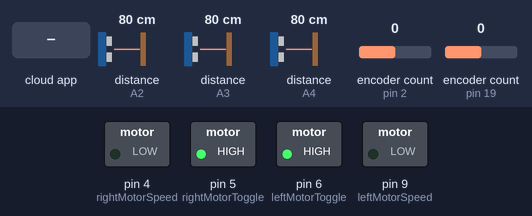
Recording of a sketch running on a simulated Arduino Uno, built with avr-gcc and run on an emulated ATmega328P. Shown: switched loads named in the sketch (green lamp = pin HIGH). The inputs (shaded band) are chosen by the test bench; at power-on: distance to the obstacle (sensors on A2, A3, A4) 80 cm, encoder count (sensors on pin 2, pin 19) 0. The ROS host is connected and sends only what is stated.

Above: at 1.2 s.
1.3 s: the phone or cloud app sets angular.z to -100
At 2.7 s:
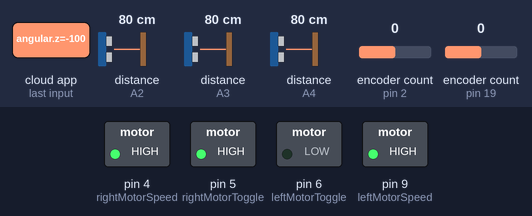
4.3 s: the phone or cloud app sets linear.x to -100
At 5.5 s:
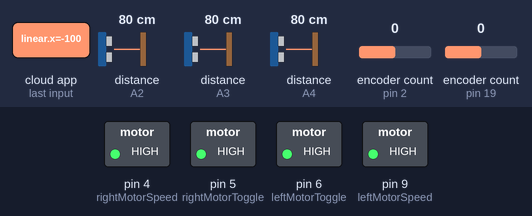
5.8 s: the phone or cloud app sets linear.x to 100
At 7.7 s:
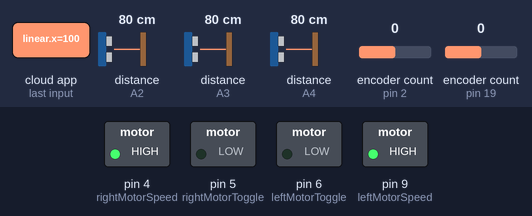
Timing chart, 0 to 9.2 s (numbered marks = the images above; inputs shaded):
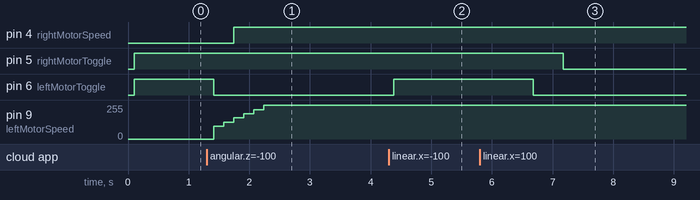

Measured:
- after the input at 1.3 s, pin 4 (rightMotorSpeed): LOW → HIGH after 0.45 s; pin 6 (leftMotorToggle): HIGH → LOW after 0.12 s; pin 9 (leftMotorSpeed): moves from 0/255 to 255/255 over 0.99 s, starting after 0.12 s
- after the input at 4.3 s, pin 6 (leftMotorToggle): LOW → HIGH after 0.08 s
- after the input at 5.8 s, pin 5 (rightMotorToggle): HIGH → LOW after 1.4 s; pin 6 (leftMotorToggle): HIGH → LOW after 0.88 s

The sketch:

firmware_rewrite.ino
```cpp
// ROS Headers
#include <ros.h>
#include <geometry_msgs/Pose2D.h>
#include <std_msgs/Float32.h>
#include <geometry_msgs/Twist.h>

#include <Encoder.h>
#include <SharpIR.h>
#include <Average.h>

// encoder pins
const byte encL1 = 2;
const byte encL2 = 3;
const byte encR1 = 18;
const byte encR2 = 19;

// motor pins
const byte rightMotorSpeed = 4;
const byte rightMotorToggle = 5;
const byte leftMotorSpeed = 9;
const byte leftMotorToggle = 6;

// initialize encoders
Encoder encR(encL1, encL2);
Encoder encL(encR2, encR1);

// sensor pin numbers
const byte sensorLeftPin  = A3;
const byte sensorFrontPin = A4;
const byte sensorRightPin = A2;

// object to get distance from sensors
SharpIR sensorLeft (SharpIR::GP2Y0A21YK0F, sensorLeftPin );
SharpIR sensorFront(SharpIR::GP2Y0A21YK0F, sensorFrontPin);
SharpIR sensorRight(SharpIR::GP2Y0A21YK0F, sensorRightPin);

// We take the average of the ten last sensor outputs
Average<float> avgLeft(10);
Average<float> avgFront(10);
Average<float> avgRight(10);

// ROS
ros::NodeHandle nh;

// Publish robot pose
geometry_msgs::Pose2D pose_for_ros;
ros::Publisher pose_pub("pose", &pose_for_ros);

// Publish sensor ranges
std_msgs::Float32 front_distance, right_distance, left_distance;
ros::Publisher front_distance_pub("front_distance", &front_distance);
ros::Publisher right_distance_pub("right_distance", &right_distance);
ros::Publisher left_distance_pub ("left_distance" , &left_distance );

// Subscribe to cmd_vel to get velocity
float linear_vel  = 0.;
float angular_vel = 0.;

void cmd_vel_callback(const geometry_msgs::Twist& msg){
  linear_vel = msg.linear.x;
  angular_vel = msg.angular.z;
}

ros::Subscriber<geometry_msgs::Twist> cmd_vel_sub("cmd_vel", cmd_vel_callback);

float R = 0.015;
float B = 0.095;
float C = 12 * 298;

// calculates new pose of the robot based on current number of encoder pulses
// and robots's physical properties
void poseUpdate(float NL, float NR, float* pose, float deltaT, float* realVels){
    float coefficient = 2 * PI * R/(C * deltaT);
    float v = coefficient * (NR + NL)/2.;
    float w = coefficient * (NR - NL)/B;
    float theta = atan2(sin(pose[2] + w * deltaT), cos(pose[2] + w * deltaT));

    realVels[0] = v;
    realVels[1] = w;
    pose[0] = pose[0] + v * cos(theta) * deltaT;
    pose[1] = pose[1] + v * sin(theta) * deltaT;
    pose[2] = theta;
  }

// converts lineaer and angular velocities to wheels angular velocities
void cmd_vel2wheels(float v, float w, float* result)
{
    result[0] = (v - B/2. * w)/R;
    result[1] = (v + B/2. * w)/R;
}

// calculate proportional error
void getPropError(float w_d_l, float w_d_r, float w_l, float w_r, float* propError)
{
  propError[0] = w_d_l - w_l;
  propError[1] = w_d_r - w_r;
}

void getDerivError(float* prop_error_old, float* prop_error_new, float* deriv_error)
{
  deriv_error[0] = prop_error_new[0] - prop_error_old[0];
  deriv_error[1] = prop_error_new[1] - prop_error_old[1];
}

void getIntegralError(float* integral_error_old, float* prop_error_new, float* integral_error)
{
  integral_error[0] = integral_error_old[0] + prop_error_new[0];
  integral_error[1] = integral_error_old[1] + prop_error_new[1];
}

void pid(float Kp, float Ki, float Kd, float* prop_error, float* deriv_error, float* integral_error, float deltaT, float* gain)
{
  gain[0] = Kp * prop_error[0] + Ki * integral_error[0] * deltaT + Kd * deriv_error[0] / deltaT;
  gain[1] = Kp * prop_error[1] + Ki * integral_error[1] * deltaT + Kd * deriv_error[1] / deltaT;
}

long unsigned currentTime;
// Arduino
void setup() {
  // Output
  pinMode(rightMotorSpeed, OUTPUT);
  pinMode(rightMotorToggle, OUTPUT);
  pinMode(leftMotorSpeed, OUTPUT);
  pinMode(leftMotorToggle, OUTPUT);

  // Input
  pinMode(encL1,INPUT);
  pinMode(encL2,INPUT);
  pinMode(encR1,INPUT);
  pinMode(encR2,INPUT);
  pinMode(sensorLeftPin,INPUT);
  pinMode(sensorFrontPin,INPUT);
  pinMode(sensorRightPin,INPUT);

  nh.initNode();
  //nh.getHardware()->setBaud(57600);

  // The topics that robot publishes:
  nh.advertise(pose_pub);

  nh.advertise(front_distance_pub);
  nh.advertise(right_distance_pub);
  nh.advertise(left_distance_pub);

  // The topics that robot subscribes to:
  nh.subscribe(cmd_vel_sub);

  currentTime = millis();
}

float currentPulses[2] = {0, 0};
float oldPulses[2] = {0, 0};
float propErrorOld[2] = {0, 0};
float propErrorNew[2] = {0, 0};
float integralErrorOld[2] = {0, 0};
float integralErrorNew[2] = {0, 0};
float derivErrorOld[2] = {0, 0};
float derivErrorNew[2] = {0, 0};
float desiredVels[2];
float desiredWheelVels[2];
float realVels[2];
float realWheelVels[2];
float gain[2];
float pose[3] = {0, 0, 0};
float deltaT = 0.1;


void loop() {
    cmd_vel2wheels(linear_vel, angular_vel, desiredWheelVels); //anguar: 0 to 2, linear: 0 to 0.1
    if (millis() - currentTime > 100){ // 100ms
      // output
      currentPulses[0] = encL.read();
      currentPulses[1] = encR.read();

      // update robot pose
      poseUpdate(currentPulses[0] - oldPulses[0],
                  currentPulses[1] - oldPulses[1],
                  pose ,deltaT, realVels);
      // convert to angular velocities of the wheels
      cmd_vel2wheels(realVels[0], realVels[1], realWheelVels);
      getPropError(desiredWheelVels[0], desiredWheelVels[1],
                               realWheelVels[0]   , realWheelVels[1], propErrorNew);
      getDerivError(propErrorOld, propErrorNew, derivErrorNew);
      getIntegralError(integralErrorOld, propErrorNew, integralErrorNew);

      pid(20, 100, 0, propErrorNew, derivErrorNew, integralErrorNew, deltaT, gain);

      if (gain[0] > 0) digitalWrite(leftMotorToggle, LOW);
      else digitalWrite(leftMotorToggle, HIGH);
      if (gain[1] > 0) digitalWrite(rightMotorToggle, LOW);
      else digitalWrite(rightMotorToggle, HIGH);

      if (gain[0] > 255) gain[0] = 255;
      if (gain[1] > 255) gain[1] = 255;
      if (gain[0] < -255) gain[0] = -255;
      if (gain[1] < -255) gain[1] = -255;
      analogWrite(leftMotorSpeed, abs((int)gain[0]));
      analogWrite(rightMotorSpeed, abs((int)gain[1]));

      pose_for_ros.x = pose[0];
      pose_for_ros.y = pose[1];
      pose_for_ros.theta = pose[2];
      pose_pub.publish(&pose_for_ros);

      avgLeft.push(sensorLeft.getDistance());
      avgFront.push(sensorFront.getDistance());
      avgRight.push(sensorRight.getDistance());

      front_distance.data = avgLeft.mean();
      front_distance_pub.publish(&front_distance);

      right_distance.data = avgFront.mean();
      right_distance_pub.publish(&right_distance);

      left_distance.data = avgRight.mean();
      left_distance_pub.publish(&left_distance);

      // updates
      oldPulses[0] = currentPulses[0];
      oldPulses[1] = currentPulses[1];

      propErrorOld[0] = propErrorNew[0];
      propErrorOld[1] = propErrorNew[1];

      integralErrorOld[0] = integralErrorNew[0];
      integralErrorOld[1] = integralErrorNew[1];

      currentTime = millis();
    }
    nh.spinOnce();
}
```
